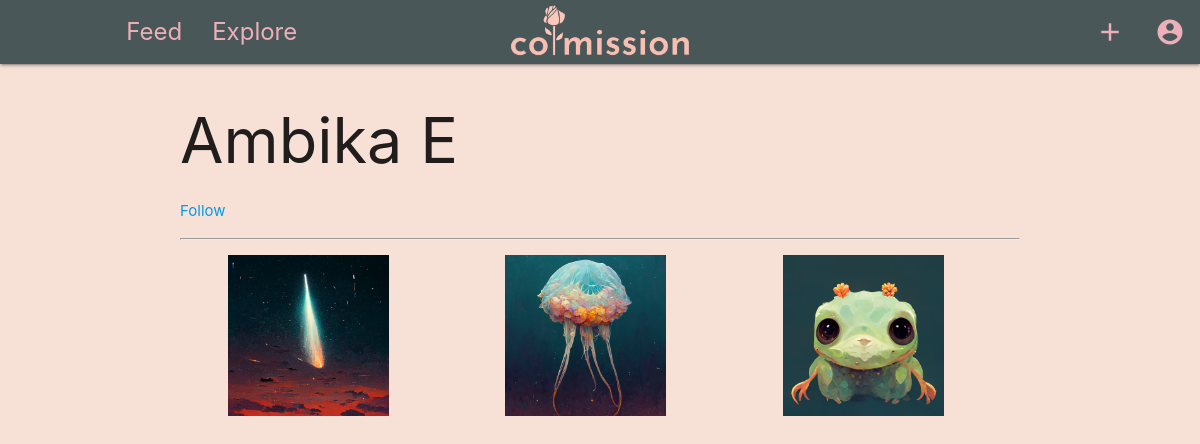
The page /profile/bikachuu on the database its author committed.
### app/models.py (models this page shows, shortened)
class User(UserMixin, db.Model):
    id = Column(Integer, primary_key=True)
    username = Column(String, index=True, unique=True, nullable=False)
    email = Column(String, unique=True, nullable=False)
    name = Column(String, nullable=False)
    bio = Column(String)
    password_hash = Column(String, nullable=False)
    is_artist = Column(Boolean)
    likes = relationship("Likes", back_populates="user")
    posts = relationship("Post", back_populates="artist")

class Post(db.Model):
    id = Column(Integer, primary_key=True)
    image_path = Column(String, nullable=False)
    caption = Column(String)
    artist_id = Column(Integer, ForeignKey("user.id"), nullable=False)
    artist = relationship("User", back_populates="posts")
    posted_at = Column(DateTime, nullable=False)
    price = Column(Float)
    tags = relationship("Tag", back_populates="post")

### app/routes.py (the view, shortened to what this page needs)
@app.route("/profile/<username>")
def profile(username):
    user = User.query.filter_by(username=username).first()
    posts = user.posts
    columns = [[], [], []]
    for i in range(len(posts)):
        columns[i % 3].append(posts[i])
    return render_template(
        "profile.html", user=user, posts=columns, title="Profile", following=False
    )

### app/templates/profile.html (shortened to what this page needs)
{% extends "base.html" %}
{% import 'macros.html' as macros %}
{% block styles %}
<link rel="stylesheet" href="/static/css/image_grid.css">
{% endblock %}
{% block app_content %}
   <h1>{{ user.name }}</h1>
   {% if current_user.is_authenticated and current_user.id == user.id %}
      <p><a href="{{ url_for('edit_profile') }}">Edit your profile</a></p>
   {% elif not following %}
      <a href="/follow/{{ user.id }}"><p>Follow</p></a>
   {% else %}
      <a href="/unfollow/{{ user.id }}"><p>Following</p></a>
   {% endif %}
   <hr>
   {{ macros.grid(posts) }}
{% endblock %}

### app/templates/macros.html (shortened to what this page needs)
{% macro grid(posts) -%}
<div class="img_row">
  {% for column in posts %}
  <div class="img_column">
    {% for post in column %}
    <div class="work">
      <a href="/listing/{{post.id}}"><img class="hvr-float" src="{{ post.image_path }}"></a>
    </div>
    {% endfor %}
  </div>
  {% endfor %}
</div>
{%- endmacro %}

### app/static/css/style.css (style rules this page uses)
body { background-color: #F7E1D7; }

### app/static/css/image_grid.css (style rules this page uses)
.img_row { display: flex; flex-wrap: wrap; padding: 0 4px; }
.img_column { flex: 25%; max-width: 50%; padding: 0 44px; }
.hvr-float { display: inline-block; vertical-align: middle; -webkit-transform: perspective(1px) translateZ(0); transform: perspective(1px) translateZ(0); box-shadow: 0 0 1px rgba(0, 0, 0, 0); -webkit-transition-duration: 0.3s; transition-duration: 0.3s; -webkit-transition-property: transform; transition-property: transform; -webkit-transition-timing-function: ease-out; transition-timing-function: ease-out; }
.img_column img { margin-top: 8px; vertical-align: middle; width: 85%; }

### rows shown on the page
User: name "Ambika E"
Post: image_path (picture)
Post: image_path (picture)
Post: image_path (picture)
